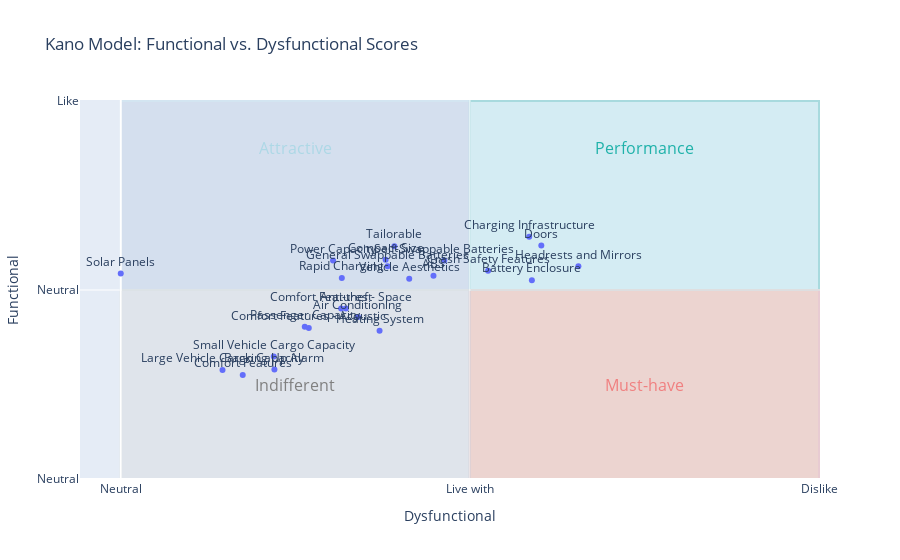

The notebook cell saved with this chart:
### Code cell
def plot_kano_results_with_errors(df_averages, plot_title='Kano Model with Errors'):
    """Plots Kano results using Plotly with error bars for functional and dysfunctional scores."""
    fig = px.scatter(df_averages,
                     x='Average Dysfunctional Score',
                     y='Average Functional Score',
                     text='Feature', 
                     title=plot_title,
                     error_x='Dysfunctional StdDev',  # Add standard deviation for dysfunctional scores
                     error_y='Functional StdDev')  # Add standard deviation for functional scores

   

# Step 6: Calculate Kano averages
df_averages = calculate_kano_averages(df_kano, feature_names)


# Step 7: Plot Kano results with standard deviations
plot_kano_results(df_averages)

### Figure 1 — Plotly figure (JSON) as saved in the notebook; plotly's stock layout.template omitted (floating-point values rounded to 4 significant figures)
{"data": [{"hovertemplate": "Average Dysfunctional Score=%{x}<br>Average Functional Score=%{y}<br>Feature=%{text}<extra></extra>", "legendgroup": "", "marker": {"color": "#636efa", "symbol": "circle"}, "mode": "markers+text", "name": "", "orientation": "v", "showlegend": false, "text": ["Heating System", "Air Conditioning", "Small Vehicle Cargo Capacity", "Large Vehicle Cargo Capacity", "Tailorable", "ABS", "Backing Up Alarm", "Headrests and Mirrors", "Crash Safety Features", "Passenger Capacity", "Doors", "Anti-theft", "Comfort Features", "Comfort Features - Space", "Comfort Features - Acoustic", "Compact Size", "Vehicle Aesthetics", "General Swappable Batteries", "Self-Swappable Batteries", "Power Capacity", "Rapid Charging", "Charging Infrastructure", "Battery Enclosure", "Solar Panels"], "textposition": "top center", "type": "scatter", "x": [1.483, 1.359, 0.8764, 0.583, 1.568, 1.792, 0.8803, 2.622, 2.104, 1.054, 2.409, 1.29, 0.6988, 1.263, 1.077, 1.517, 1.653, 1.529, 1.853, 1.216, 1.266, 2.34, 2.355, 0], "xaxis": "x", "y": [1.568, 1.714, 1.297, 1.154, 2.463, 2.151, 1.158, 2.251, 2.205, 1.61, 2.471, 1.803, 1.1, 1.803, 1.598, 2.32, 2.12, 2.251, 2.313, 2.313, 2.127, 2.564, 2.104, 2.174], "yaxis": "y"}], "layout": {"annotations": [{"font": {"color": "LightSeaGreen", "size": 16}, "showarrow": false, "text": "Performance", "x": 3, "y": 3.5}, {"font": {"color": "LightCoral", "size": 16}, "showarrow": false, "text": "Must-have", "x": 3, "y": 1}, {"font": {"color": "LightBlue", "size": 16}, "showarrow": false, "text": "Attractive", "x": 1, "y": 3.5}, {"font": {"color": "Gray", "size": 16}, "showarrow": false, "text": "Indifferent", "x": 1, "y": 1}], "legend": {"tracegroupgap": 0}, "shapes": [{"fillcolor": "PaleTurquoise", "layer": "below", "line": {"color": "LightSeaGreen"}, "opacity": 0.3, "type": "rect", "x0": 2, "x1": 4, "y0": 2, "y1": 4}, {"fillcolor": "LightSalmon", "layer": "below", "line": {"color": "LightCoral"}, "opacity": 0.3, "type": "rect", "x0": 2, "x1": 4, "y0": 0, "y1": 2}, {"fillcolor": "LightSteelBlue", "layer": "below", "line": {"color": "LightBlue"}, "opacity": 0.3, "type": "rect", "x0": 0, "x1": 2, "y0": 2, "y1": 4}, {"fillcolor": "LightGray", "layer": "below", "line": {"color": "Gray"}, "opacity": 0.3, "type": "rect", "x0": 0, "x1": 2, "y0": 0, "y1": 2}], "title": {"text": "Kano Model: Functional vs. Dysfunctional Scores"}, "xaxis": {"anchor": "y", "domain": [0, 1], "ticktext": ["Like", "Must-be", "Neutral", "Live with", "Dislike"], "tickvals": [-2, -1, 0, 2, 4], "title": {"text": "Dysfunctional"}}, "yaxis": {"anchor": "x", "domain": [0, 1], "ticktext": ["Dislike", "Live with", "Neutral", "Neutral", "Like"], "tickvals": [-2, -1, 0, 2, 4], "title": {"text": "Functional"}}}}
